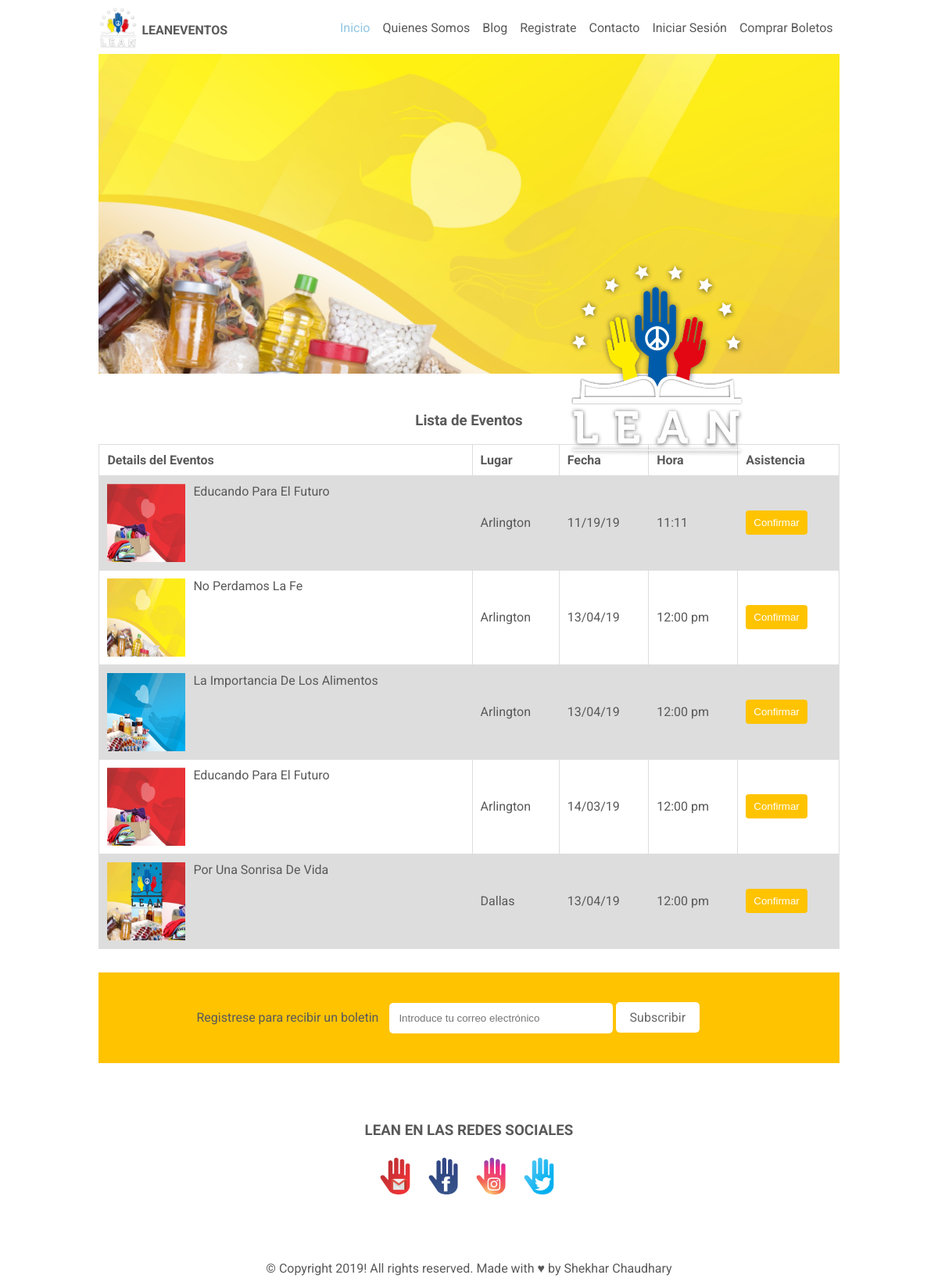
The app's page /business.php with its own data.
### tables this page shows
CREATE TABLE `EventSelection` (
  `id` int(6) NOT NULL,
  `event_name` varchar(100) DEFAULT NULL,
  `commission` int(6) DEFAULT NULL,
  `responsible` varchar(60) DEFAULT NULL,
  `place` varchar(100) DEFAULT NULL,
  `date` varchar(50) DEFAULT NULL,
  `assistance` varchar(100) DEFAULT NULL,
  `username` varchar(50) DEFAULT NULL,
  `time` varchar(60) DEFAULT NULL,
  `image` varchar(200) DEFAULT 'images/minibaner1.jpg',
  `price` varchar(40) DEFAULT NULL,
  `value` int(40) DEFAULT NULL,
  `description` varchar(1000) DEFAULT NULL,
  `phone` varchar(10) NOT NULL
);

### business.php (the view, shortened to what this page needs)
<!DOCTYPE html>
<html>
<head>
    <link rel="stylesheet" href="CSS/leanevent.css"/>
</head>
<body>
<div id="container">
    <img title="Logo" id="container-img" alt ="Logo" src="images/logo-blanco.png"/>
    <p id="label"><b>LEANEVENTOS</b></p>
    <div class="topnav">
        <a href="buyfromus.php">Comprar Boletos</a>
        <a href="login.php">Iniciar Sesi&oacute;n</a>
        <a href="contactus.php">Contacto</a>
        <a href="signup.php">Registrate</a>
        <a href="http://chaudhary.uta.cloud/">Blog</a>
        <a href="aboutus.php">Quienes Somos</a>
        <a class="active" href="index.php">Inicio</a>
    </div>
    <div class="images">
        <img id="image1" alt="Banner" title="Banner" src="images/bannerlean1.jpg" />
        <img id="image2" alt="Logo" title="Logo" src="images/logo-blanco.png" />
    </div>
    <table>
        <caption><h3>Lista de Eventos </h3></caption>
        <tr>
            <th>Details del Eventos</th>
            <th>Lugar</th>
            <th>Fecha</th>
            <th>Hora</th>
            <th>Asistencia</th>
        </tr>
        <?php
              require 'connection_file.php';
              $sql = "SELECT id, event_name, date, place, time, image FROM EventSelection";
                $result = mysqli_query($conn, $sql);
                if (mysqli_num_rows($result) > 0) {
            while($row = mysqli_fetch_assoc($result)) {
       echo "<tr>";
       echo '<td><img class="logoImageInsideV" alt="logo" title="logo" src="'.$row["image"].'">'.$row["event_name"];
       echo "<td>".$row["place"]."</td>";
       echo "<td>".$row["date"]."</td>";
       echo "<td>".$row["time"]."</td>";
       echo '<td><input class="submit1" type="submit" value="Confirmar"></td>';
       echo "</tr>";
    }
} else {
    echo "0 results";
}
        ?>
    </table>
    <div class="subscription">
        <p>Registrese para recibir un boletin</p>
        <input type="email" placeholder="Introduce tu correo electr&oacute;nico"/>
        <a href="#" id="button">Subscribir</a>
    </div>
    <div class="blank-space1">
        <h3>LEAN EN LAS REDES SOCIALES</h3>
        <img class="images-inline1" src="images/correo.png" alt="SOCIALES" title="SOCIALES">
        <img class="images-inline1" src="images/facebook.png" alt="SOCIALES" title="SOCIALES">
        <img class="images-inline1" src="images/instagram.png" alt="SOCIALES" title="SOCIALES">
        <img class="images-inline1" src="images/twitter.png" alt="loSOCIALESgo" title="SOCIALES">
    </div>
    <footer>&copy; Copyright 2019! All rights reserved. Made with &hearts; by Shekhar Chaudhary</footer>
</div>
</body>
</html>

### CSS/leanevent.css (style rules this page uses)
#image1 { max-width:100%; max-height:80%; margin:auto; display:block; position: relative; }
#image2 { top: 20%; right: 20%; width: 20%; position: absolute; }
#container { width: 80%; margin: auto; }
#container-img { max-width: 50px; max-height: 80px; float: left; }
#label { font-family: Roboto,Arial, sans-serif; padding: 5px; float: left; color: #595959 ; }
.topnav { padding-top: 10px; padding-bottom: 10px; }
.topnav a { float: right; color: #595959 ; text-align: center; padding: 8px 8px; text-decoration: none; font-family: Roboto, Arial, sans-serif; }
.topnav a.active { color: #90C7E3 ; }
.blank-space1 { margin-top: 8%; margin-bottom: 8%; text-align: center; color: #595959; }
.subscription { background: #FFC300; padding: 4%; font-family: Roboto, Arial, sans-serif; }
.subscription p { display: inline; padding-left: 10%; }
input[type='email'] { margin-left: 10px; outline: none; display: inline-block; width: 30%; padding: 10px; border: 2px solid transparent; border-radius: 5px; }
#button { color: rgba(0,0,0,0.6); text-decoration: none; border-radius: 5px; width: 10%; display: inline-block; padding: 8px; background: #fff; text-align: center; border: 2px solid transparent; }
.images-inline1 { display: inline; width: 5%; padding: 5px; height: auto; }
body { font-family: Roboto,Arial,sans-serif; color: #595959; }
table { margin-top: 30px; margin-bottom: 30px; font-family: Roboto,Arial, sans-serif; border-collapse: collapse; width: 100%; }
td, th { border: 1px solid #dddddd; text-align: left; padding: 10px; }
tr:nth-child(even) { background-color: #dddddd; }
.logoImageInsideV { width: 100px; height: 100px; float: left; padding-right: 10px; }
.submit1 { background-color: #FFC300; color: white; padding: 8px 10px; border: none; border-radius: 4px; cursor: pointer; }
footer { font-family: Roboto,Arial,sans-serif; text-align: center; color: #595959; }

### records on screen
eventselection: image (picture), event_name "Educando Para El Futuro", place "Arlington", date "11/19/19", time "11:11"
eventselection: image (picture), event_name "No Perdamos La Fe", place "Arlington", date "13/04/19", time "12:00 pm"
eventselection: image (picture), event_name "La Importancia De Los Alimentos", place "Arlington", date "13/04/19", time "12:00 pm"
eventselection: image (picture), event_name "Educando Para El Futuro", place "Arlington", date "14/03/19", time "12:00 pm"
eventselection: image (picture), event_name "Por Una Sonrisa De Vida", place "Dallas", date "13/04/19", time "12:00 pm"
